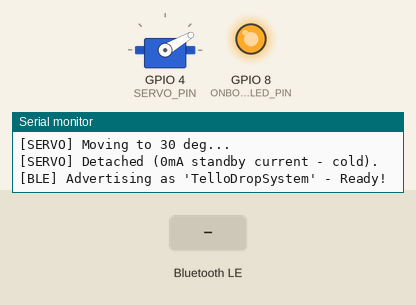
Recording of a sketch running on a simulated ESP32-S3. On the bench: servo, output pins drawn as LEDs (lit = HIGH), the last lines printed to the serial monitor. Inputs (shaded band) come from the test bench. Nothing arrives over Bluetooth unless stated; a phone connects over Bluetooth LE 3 s after start.

Above: at 2.2 s.
2.3 s: Bluetooth LE write "DROP" received
At 2.9 s:
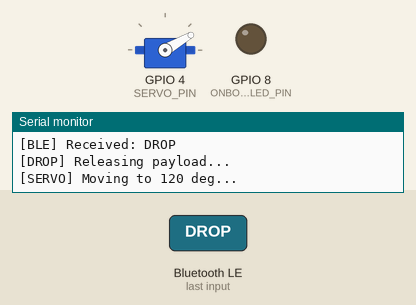
3.8 s: Bluetooth LE write "1" received
Timing chart, 0 to 7.6 s (numbered marks = the images above; inputs shaded):
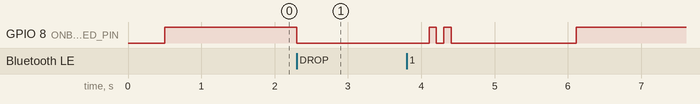

The sketch:

sketch_oct25a.ino
```cpp
#include <Arduino.h>
#include <ESP32Servo.h>
#include <BLEDevice.h>
#include <BLEServer.h>
#include <BLEUtils.h>
#include <BLE2902.h>

// ==========================================
// PIN & SERVO CONFIGURATION
// ==========================================
#define SERVO_PIN        4   // GPIO 4 for PZ-15320 PWM signal
#define ONBOARD_LED_PIN  8   // Built-in LED on ESP32-S3 Super Mini

// Safe pulse limits for PZ-15320 micro servo:
// 1000us - 2000us prevents ramming into mechanical end-stops
#define SERVO_MIN_US     1000
#define SERVO_MAX_US     2000

// Safe angles: kept away from 0 and 180 to prevent mechanical stall
#define SERVO_LOCK_POS   30   // Degrees: Latch engaged
#define SERVO_DROP_POS  120   // Degrees: Latch released

// ==========================================
// BLE NORDIC UART UUIDs
// ==========================================
#define SERVICE_UUID           "6E400001-B5A3-F393-E0A9-E50E24DCCA9E"
#define CHARACTERISTIC_UUID_RX "6E400002-B5A3-F393-E0A9-E50E24DCCA9E"
#define CHARACTERISTIC_UUID_TX "6E400003-B5A3-F393-E0A9-E50E24DCCA9E"

Servo dropServo;
BLEServer *pServer = NULL;
BLECharacteristic *pTxCharacteristic = NULL;
bool deviceConnected = false;

// ==========================================
// THERMAL PROTECTION FUNCTION:
// Moves the servo and IMMEDIATELY DETACHES
// ==========================================
void moveServoSafely(int angle, int settleTimeMs = 500) {
    Serial.printf("[SERVO] Moving to %d deg...\n", angle);

    // 1. Attach with safe pulse limits
    dropServo.attach(SERVO_PIN, SERVO_MIN_US, SERVO_MAX_US);
    dropServo.write(angle);
    delay(settleTimeMs); // Allow time to reach target position

    // 2. CRITICAL: Detach PWM so the micro motor turns OFF completely
    // This stops stall current and keeps the servo cold!
    dropServo.detach();
    Serial.println("[SERVO] Detached (0mA standby current - cold).");
}

void triggerDrop() {
    Serial.println("[DROP] Releasing payload...");
    digitalWrite(ONBOARD_LED_PIN, LOW); // LED ON

    // 1. Move to release position, wait 1.2s for string/ring to fall
    moveServoSafely(SERVO_DROP_POS, 1200);

    // 2. Return to lock position and power off
    moveServoSafely(SERVO_LOCK_POS, 500);

    digitalWrite(ONBOARD_LED_PIN, HIGH); // LED OFF
    Serial.println("[DROP] Sequence completed.");
}

class MyServerCallbacks: public BLEServerCallbacks {
    void onConnect(BLEServer* pServer) {
        deviceConnected = true;
        Serial.println("[BLE] iPhone connected!");
        for (int i = 0; i < 2; i++) {
            digitalWrite(ONBOARD_LED_PIN, LOW);
            delay(100);
            digitalWrite(ONBOARD_LED_PIN, HIGH);
            delay(100);
        }
    }

    void onDisconnect(BLEServer* pServer) {
        deviceConnected = false;
        Serial.println("[BLE] Disconnected. Restarting advertising...");
        pServer->getAdvertising()->start();
    }
};

class MyCallbacks: public BLECharacteristicCallbacks {
    void onWrite(BLECharacteristic *pCharacteristic) {
        String rxValue = String(pCharacteristic->getValue().c_str());
        rxValue.trim();

        if (rxValue.length() > 0) {
            Serial.print("[BLE] Received: ");
            Serial.println(rxValue);

            if (rxValue.equalsIgnoreCase("DROP") || rxValue.equals("1")) {
                if (deviceConnected && pTxCharacteristic != NULL) {
                    pTxCharacteristic->setValue("DROPPED\n");
                    pTxCharacteristic->notify();
                }
                triggerDrop();
            }
            else if (rxValue.equalsIgnoreCase("LOCK") || rxValue.equals("0")) {
                moveServoSafely(SERVO_LOCK_POS, 500);
            }
            else if (rxValue.equalsIgnoreCase("TEST")) {
                moveServoSafely(SERVO_DROP_POS, 800);
                moveServoSafely(SERVO_LOCK_POS, 500);
            }
        }
    }
};

void setup() {
    Serial.begin(115200);
    delay(500);
    Serial.println("\n=== Tello Drop System (Thermal-Protected) ===");

    pinMode(ONBOARD_LED_PIN, OUTPUT);
    digitalWrite(ONBOARD_LED_PIN, HIGH);

    // Initialize Timer
    ESP32PWM::allocateTimer(0);
    dropServo.setPeriodHertz(50);

    // Initial safe lock position, then immediately shut down motor
    moveServoSafely(SERVO_LOCK_POS, 500);

    // Initialize BLE
    BLEDevice::init("TelloDropSystem");
    pServer = BLEDevice::createServer();
    pServer->setCallbacks(new MyServerCallbacks());

    BLEService *pService = pServer->createService(SERVICE_UUID);

    pTxCharacteristic = pService->createCharacteristic(
        CHARACTERISTIC_UUID_TX,
        BLECharacteristic::PROPERTY_NOTIFY
    );
    pTxCharacteristic->addDescriptor(new BLE2902());

    BLECharacteristic *pRxCharacteristic = pService->createCharacteristic(
        CHARACTERISTIC_UUID_RX,
        BLECharacteristic::PROPERTY_WRITE | BLECharacteristic::PROPERTY_WRITE_NR
    );
    pRxCharacteristic->setCallbacks(new MyCallbacks());

    pService->start();
    BLEAdvertising *pAdvertising = BLEDevice::getAdvertising();
    pAdvertising->addServiceUUID(SERVICE_UUID);
    pAdvertising->setScanResponse(true);
    pAdvertising->setMinPreferred(0x06);
    pAdvertising->setMinPreferred(0x12);
    pAdvertising->start();

    Serial.println("[BLE] Advertising as 'TelloDropSystem' - Ready!");
}

void loop() {
    delay(50);
}
```

Measured:
- after the input at 2.3 s, GPIO 8 (ONBOARD_LED_PIN): HIGH → LOW at once
